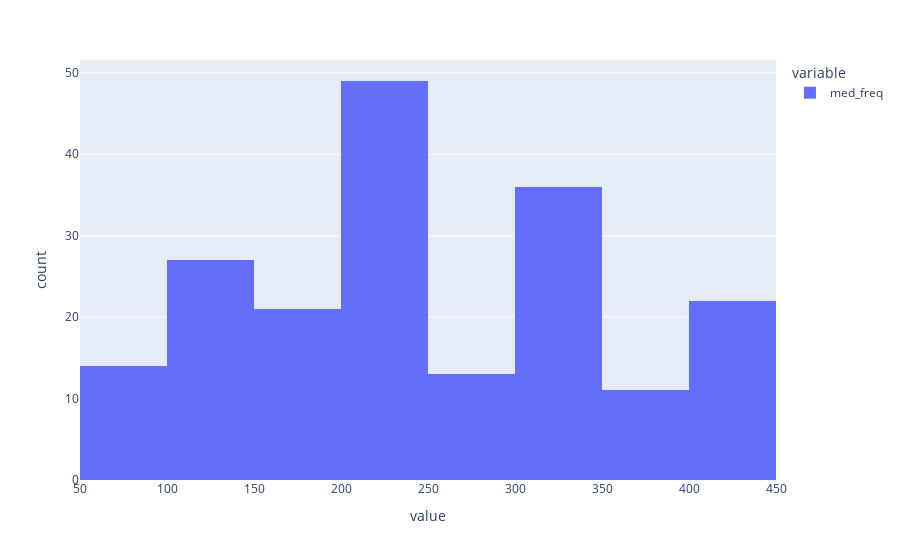

Source (notebook cell):
### Code cell
px.histogram(round(measurements[measurements.max_topic == 0].med_freq, 4))

### Figure 1 — Plotly figure (JSON) as saved in the notebook; plotly's stock layout.template omitted (floating-point values rounded to 4 significant figures; data arrays with more than 128 entries replaced by an {"elided": "..."} marker saying what was removed)
{"data": [{"alignmentgroup": "True", "bingroup": "x", "hovertemplate": "variable=med_freq<br>value=%{x}<br>count=%{y}<extra></extra>", "legendgroup": "med_freq", "marker": {"color": "#636efa", "pattern": {"shape": ""}}, "name": "med_freq", "offsetgroup": "med_freq", "orientation": "v", "showlegend": true, "type": "histogram", "x": {"elided": "193 float values"}, "xaxis": "x", "yaxis": "y"}], "layout": {"barmode": "relative", "legend": {"title": {"text": "variable"}, "tracegroupgap": 0}, "margin": {"t": 60}, "xaxis": {"anchor": "y", "domain": [0, 1], "title": {"text": "value"}}, "yaxis": {"anchor": "x", "domain": [0, 1], "title": {"text": "count"}}}}
